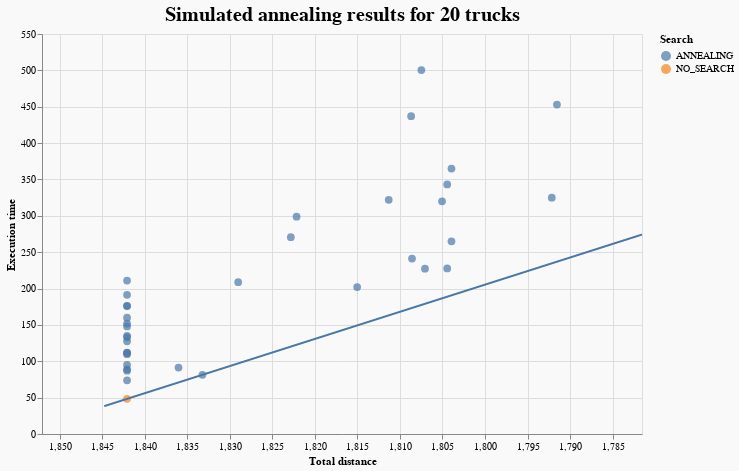

Notebook source saved alongside this figure:
### Code cell
plot_results(annealing_greedy_20, annealing_tooltips, "Simulated annealing results for 20 trucks").properties(
    width=600, height=400, background="#F9F9F9"
)

### Figure 1 — Vega-Lite specification as saved in the notebook (floating-point values rounded to 4 significant figures; data arrays with more than 128 entries replaced by an {"elided": "..."} marker saying what was removed)
{"config": {"view": {"continuousWidth": 400, "continuousHeight": 300}}, "layer": [{"data": {"name": "data-08844a506325ce78c9d42ef6118110e0"}, "mark": {"type": "circle", "size": 60}, "encoding": {"color": {"field": "search", "title": "Search", "type": "nominal"}, "tooltip": [{"field": "heuristic", "title": "Heuristic", "type": "nominal"}, {"field": "search", "title": "Search", "type": "nominal"}, {"field": "base_solution", "title": "Base solution", "type": "nominal"}, {"field": "iterations", "title": "Iterations", "type": "quantitative"}, {"field": "TotalDistance", "title": "Total distance", "type": "quantitative"}, {"field": "execution_time", "title": "Execution time", "type": "quantitative"}, {"field": "temp_coef", "title": "Temp coef", "type": "quantitative"}], "x": {"field": "TotalDistance", "scale": {"domain": [1852.0, 1782.0]}, "title": "Total distance", "type": "quantitative"}, "y": {"field": "execution_time", "scale": {"domain": [38.32, 510.4]}, "title": "Execution time", "type": "quantitative"}}, "title": {"text": "Simulated annealing results for 20 trucks", "anchor": "middle", "fontSize": 20}}, {"data": {"name": "data-ed9f97e0647d1350b2ceead9c5316c55"}, "mark": "line", "encoding": {"x": {"field": "x", "scale": {"domain": [1852.0, 1782.0]}, "type": "quantitative"}, "y": {"field": "y", "type": "quantitative"}}}], "background": "#F9F9F9", "height": 400, "width": 600, "$schema": "https://vega.github.io/schema/vega-lite/v4.17.0.json", "datasets": {"data-08844a506325ce78c9d42ef6118110e0": [{"Unnamed: 0": 4, "base_solution": "SIMPLE_GREEDY", "heuristic": "REMOVE_LOOPS_MOVE_EXPORTATION", "search": "ANNEALING", "iterations": 3000.0, "temp_coef": 1e-05, "population_size": null, "mutation_probability": null, "tabu_queue_coef": null, "swap_any_to_generate": null, "TotalDistance": 1804.0, "TotalTime": 4.8, "UnusedTrucksCount": 0, "OrphansCount": 0, "execution_time": 265.0, "TotalFuel": 451.0, "TrucksCount": 20, "Relation": 0.176}, {"Unnamed: 0": 19, "base_solution": "SIMPLE_GREEDY", "heuristic": "ANY_EXPORTATION", "search": "ANNEALING", "iterations": 5000.0, "temp_coef": 1e-05, "population_size": null, "mutation_probability": null, "tabu_queue_coef": null, "swap_any_to_generate": null, "TotalDistance": 1807.0, "TotalTime": 4.738, "UnusedTrucksCount": 0, "OrphansCount": 0, "execution_time": 500.4, "TotalFuel": 451.9, "TrucksCount": 20, "Relation": 0.07654}, {"Unnamed: 0": 32, "base_solution": "SIMPLE_GREEDY", "heuristic": "ANY_MOVE_EXPORTATION", "search": "ANNEALING", "iterations": 5000.0, "temp_coef": 1e-05, "population_size": null, "mutation_probability": null, "tabu_queue_coef": null, "swap_any_to_generate": null, "TotalDistance": 1792.0, "TotalTime": 4.751, "UnusedTrucksCount": 0, "OrphansCount": 0, "execution_time": 453.0, "TotalFuel": 447.9, "TrucksCount": 20, "Relation": 0.1249}, {"Unnamed: 0": 33, "base_solution": "SIMPLE_GREEDY", "heuristic": "ANY_EXPORTATION_PROB1", "search": "ANNEALING", "iterations": 5000.0, "temp_coef": 1e-05, "population_size": null, "mutation_probability": null, "tabu_queue_coef": null, "swap_any_to_generate": null, "TotalDistance": 1842.0, "TotalTime": 4.954, "UnusedTrucksCount": 0, "OrphansCount": 0, "execution_time": 95.11, "TotalFuel": 460.5, "TrucksCount": 20, "Relation": 0.0}, {"Unnamed: 0": 39, "base_solution": "SIMPLE_GREEDY", "heuristic": "REMOVE_LOOPS_SWAP_ANY_EXPORTATION", "search": "ANNEALING", "iterations": 5000.0, "temp_coef": 0.0001, "population_size": null, "mutation_probability": null, "tabu_queue_coef": null, "swap_any_to_generate": null, "TotalDistance": 1842.0, "TotalTime": 4.954, "UnusedTrucksCount": 0, "OrphansCount": 0, "execution_time": 160.0, "TotalFuel": 460.5, "TrucksCount": 20, "Relation": 0.0}, {"Unnamed: 0": 51, "base_solution": "SIMPLE_GREEDY", "heuristic": "ANY_EXPORTATION", "search": "ANNEALING", "iterations": 3000.0, "temp_coef": 1e-05, "population_size": null, "mutation_probability": null, "tabu_queue_coef": null, "swap_any_to_generate": null, "TotalDistance": 1809.0, "TotalTime": 4.811, "UnusedTrucksCount": 0, "OrphansCount": 0, "execution_time": 241.2, "TotalFuel": 452.1, "TrucksCount": 20, "Relation": 0.1737}, {"Unnamed: 0": 63, "base_solution": "SIMPLE_GREEDY", "heuristic": "ANY_MOVE_SWAP", "search": "ANNEALING", "iterations": 3000.0, "temp_coef": 1e-05, "population_size": null, "mutation_probability": null, "tabu_queue_coef": null, "swap_any_to_generate": null, "TotalDistance": 1842.0, "TotalTime": 4.954, "UnusedTrucksCount": 0, "OrphansCount": 0, "execution_time": 127.5, "TotalFuel": 460.5, "TrucksCount": 20, "Relation": 0.0}, {"Unnamed: 0": 66, "base_solution": "SIMPLE_GREEDY", "heuristic": "ANY_EXPORTATION_PROB1", "search": "ANNEALING", "iterations": 5000.0, "temp_coef": 0.0001, "population_size": null, "mutation_probability": null, "tabu_queue_coef": null, "swap_any_to_generate": null, "TotalDistance": 1842.0, "TotalTime": 4.954, "UnusedTrucksCount": 0, "OrphansCount": 0, "execution_time": 176.3, "TotalFuel": 460.5, "TrucksCount": 20, "Relation": 0.0}, {"Unnamed: 0": 75, "base_solution": "SIMPLE_GREEDY", "heuristic": "ANY_MOVE_EXPORTATION_FIXED2", "search": "ANNEALING", "iterations": 5000.0, "temp_coef": 0.0001, "population_size": null, "mutation_probability": null, "tabu_queue_coef": null, "swap_any_to_generate": null, "TotalDistance": 1842.0, "TotalTime": 4.954, "UnusedTrucksCount": 0, "OrphansCount": 0, "execution_time": 211.0, "TotalFuel": 460.5, "TrucksCount": 20, "Relation": 0.0}, {"Unnamed: 0": 89, "base_solution": "SIMPLE_GREEDY", "heuristic": "MOVE_IN_EXPORTATION", "search": "ANNEALING", "iterations": 3000.0, "temp_coef": 1e-05, "population_size": null, "mutation_probability": null, "tabu_queue_coef": null, "swap_any_to_generate": null, "TotalDistance": 1804.0, "TotalTime": 4.8, "UnusedTrucksCount": 0, "OrphansCount": 0, "execution_time": 227.6, "TotalFuel": 451.1, "TrucksCount": 20, "Relation": 0.21}, {"Unnamed: 0": 106, "base_solution": "SIMPLE_GREEDY", "heuristic": "REMOVE_LOOPS_SWAP_ANY_EXPORTATION", "search": "ANNEALING", "iterations": 5000.0, "temp_coef": 1e-05, "population_size": null, "mutation_probability": null, "tabu_queue_coef": null, "swap_any_to_generate": null, "TotalDistance": 1842.0, "TotalTime": 4.954, "UnusedTrucksCount": 0, "OrphansCount": 0, "execution_time": 89.01, "TotalFuel": 460.5, "TrucksCount": 20, "Relation": 0.0}, {"Unnamed: 0": 108, "base_solution": "SIMPLE_GREEDY", "heuristic": "ANY_EXPORTATION", "search": "ANNEALING", "iterations": 5000.0, "temp_coef": 0.0001, "population_size": null, "mutation_probability": null, "tabu_queue_coef": null, "swap_any_to_generate": null, "TotalDistance": 1822.0, "TotalTime": 4.898, "UnusedTrucksCount": 0, "OrphansCount": 0, "execution_time": 298.8, "TotalFuel": 455.5, "TrucksCount": 20, "Relation": 0.07959}, {"Unnamed: 0": 117, "base_solution": "SIMPLE_GREEDY", "heuristic": "REMOVE_LOOPS_MOVE_EXPORTATION", "search": "ANNEALING", "iterations": 3000.0, "temp_coef": 0.0001, "population_size": null, "mutation_probability": null, "tabu_queue_coef": null, "swap_any_to_generate": null, "TotalDistance": 1807.0, "TotalTime": 4.8, "UnusedTrucksCount": 0, "OrphansCount": 0, "execution_time": 227.3, "TotalFuel": 451.8, "TrucksCount": 20, "Relation": 0.1958}, {"Unnamed: 0": 137, "base_solution": "SIMPLE_GREEDY", "heuristic": "ANY_MOVE_EXPORTATION_FIXED2", "search": "ANNEALING", "iterations": 3000.0, "temp_coef": 1e-05, "population_size": null, "mutation_probability": null, "tabu_queue_coef": null, "swap_any_to_generate": null, "TotalDistance": 1842.0, "TotalTime": 4.954, "UnusedTrucksCount": 0, "OrphansCount": 0, "execution_time": 112.0, "TotalFuel": 460.5, "TrucksCount": 20, "Relation": 0.0}, {"Unnamed: 0": 140, "base_solution": "SIMPLE_GREEDY", "heuristic": "ANY_MOVE_SWAP", "search": "ANNEALING", "iterations": 5000.0, "temp_coef": 0.0001, "population_size": null, "mutation_probability": null, "tabu_queue_coef": null, "swap_any_to_generate": null, "TotalDistance": 1842.0, "TotalTime": 4.954, "UnusedTrucksCount": 0, "OrphansCount": 0, "execution_time": 191.4, "TotalFuel": 460.5, "TrucksCount": 20, "Relation": 0.0}, {"Unnamed: 0": 143, "base_solution": "SIMPLE_GREEDY", "heuristic": "ANY_EXPORTATION", "search": "ANNEALING", "iterations": 3000.0, "temp_coef": 0.0001, "population_size": null, "mutation_probability": null, "tabu_queue_coef": null, "swap_any_to_generate": null, "TotalDistance": 1829.0, "TotalTime": 4.817, "UnusedTrucksCount": 0, "OrphansCount": 0, "execution_time": 208.7, "TotalFuel": 457.3, "TrucksCount": 20, "Relation": 0.0815}, {"Unnamed: 0": 146, "base_solution": "SIMPLE_GREEDY", "heuristic": "ANY_EXPORTATION_TIME1", "search": "ANNEALING", "iterations": 3000.0, "temp_coef": 0.0001, "population_size": null, "mutation_probability": null, "tabu_queue_coef": null, "swap_any_to_generate": null, "TotalDistance": 1842.0, "TotalTime": 4.954, "UnusedTrucksCount": 0, "OrphansCount": 0, "execution_time": 133.0, "TotalFuel": 460.5, "TrucksCount": 20, "Relation": 0.0}, {"Unnamed: 0": 162, "base_solution": "SIMPLE_GREEDY", "heuristic": "ANY_MOVE_SWAP", "search": "ANNEALING", "iterations": 3000.0, "temp_coef": 0.0001, "population_size": null, "mutation_probability": null, "tabu_queue_coef": null, "swap_any_to_generate": null, "TotalDistance": 1842.0, "TotalTime": 4.954, "UnusedTrucksCount": 0, "OrphansCount": 0, "execution_time": 147.9, "TotalFuel": 460.5, "TrucksCount": 20, "Relation": 0.0}, {"Unnamed: 0": 166, "base_solution": "SIMPLE_GREEDY", "heuristic": "ANY_MOVE_EXPORTATION_FIXED2", "search": "ANNEALING", "iterations": 5000.0, "temp_coef": 1e-05, "population_size": null, "mutation_probability": null, "tabu_queue_coef": null, "swap_any_to_generate": null, "TotalDistance": 1842.0, "TotalTime": 4.954, "UnusedTrucksCount": 0, "OrphansCount": 0, "execution_time": 111.4, "TotalFuel": 460.5, "TrucksCount": 20, "Relation": 0.0}, {"Unnamed: 0": 187, "base_solution": "SIMPLE_GREEDY", "heuristic": null, "search": "NO_SEARCH", "iterations": null, "temp_coef": null, "population_size": null, "mutation_probability": null, "tabu_queue_coef": null, "swap_any_to_generate": null, "TotalDistance": 1842.0, "TotalTime": 4.954, "UnusedTrucksCount": 0, "OrphansCount": 0, "execution_time": 48.32, "TotalFuel": 460.5, "TrucksCount": 20, "Relation": 0.0}, {"Unnamed: 0": 195, "base_solution": "SIMPLE_GREEDY", "heuristic": "MOVE_IN_EXPORTATION", "search": "ANNEALING", "iterations": 5000.0, "temp_coef": 0.0001, "population_size": null, "mutation_probability": null, "tabu_queue_coef": null, "swap_any_to_generate": null, "TotalDistance": 1811.0, "TotalTime": 4.818, "UnusedTrucksCount": 0, "OrphansCount": 0, "execution_time": 322.0, "TotalFuel": 452.8, "TrucksCount": 20, "Relation": 0.1124}, {"Unnamed: 0": 208, "base_solution": "SIMPLE_GREEDY", "heuristic": "ANY_MOVE_SWAP", "search": "ANNEALING", "iterations": 5000.0, "temp_coef": 1e-05, "population_size": null, "mutation_probability": null, "tabu_queue_coef": null, "swap_any_to_generate": null, "TotalDistance": 1842.0, "TotalTime": 4.954, "UnusedTrucksCount": 0, "OrphansCount": 0, "execution_time": 109.7, "TotalFuel": 460.5, "TrucksCount": 20, "Relation": 0.0}, {"Unnamed: 0": 218, "base_solution": "SIMPLE_GREEDY", "heuristic": "ANY_EXPORTATION_TIME1", "search": "ANNEALING", "iterations": 5000.0, "temp_coef": 1e-05, "population_size": null, "mutation_probability": null, "tabu_queue_coef": null, "swap_any_to_generate": null, "TotalDistance": 1842.0, "TotalTime": 4.954, "UnusedTrucksCount": 0, "OrphansCount": 0, "execution_time": 73.82, "TotalFuel": 460.5, "TrucksCount": 20, "Relation": 0.0}, {"Unnamed: 0": 220, "base_solution": "SIMPLE_GREEDY", "heuristic": "ANY_MOVE_EXPORTATION_FIXED2", "search": "ANNEALING", "iterations": 3000.0, "temp_coef": 0.0001, "population_size": null, "mutation_probability": null, "tabu_queue_coef": null, "swap_any_to_generate": null, "TotalDistance": 1842.0, "TotalTime": 4.954, "UnusedTrucksCount": 0, "OrphansCount": 0, "execution_time": 151.9, "TotalFuel": 460.5, "TrucksCount": 20, "Relation": 0.0}, {"Unnamed: 0": 252, "base_solution": "SIMPLE_GREEDY", "heuristic": "REMOVE_LOOPS_SWAP_ANY_EXPORTATION", "search": "ANNEALING", "iterations": 3000.0, "temp_coef": 1e-05, "population_size": null, "mutation_probability": null, "tabu_queue_coef": null, "swap_any_to_generate": null, "TotalDistance": 1833.0, "TotalTime": 4.795, "UnusedTrucksCount": 0, "OrphansCount": 0, "execution_time": 81.39, "TotalFuel": 458.3, "TrucksCount": 20, "Relation": 0.268}, {"Unnamed: 0": 263, "base_solution": "SIMPLE_GREEDY", "heuristic": "REMOVE_LOOPS_MOVE_EXPORTATION", "search": "ANNEALING", "iterations": 5000.0, "temp_coef": 0.0001, "population_size": null, "mutation_probability": null, "tabu_queue_coef": null, "swap_any_to_generate": null, "TotalDistance": 1805.0, "TotalTime": 4.801, "UnusedTrucksCount": 0, "OrphansCount": 0, "execution_time": 319.9, "TotalFuel": 451.3, "TrucksCount": 20, "Relation": 0.1364}, {"Unnamed: 0": 271, "base_solution": "SIMPLE_GREEDY", "heuristic": "ANY_MOVE_EXPORTATION", "search": "ANNEALING", "iterations": 3000.0, "temp_coef": 1e-05, "population_size": null, "mutation_probability": null, "tabu_queue_coef": null, "swap_any_to_generate": null, "TotalDistance": 1792.0, "TotalTime": 4.743, "UnusedTrucksCount": 0, "OrphansCount": 0, "execution_time": 324.9, "TotalFuel": 448.0, "TrucksCount": 20, "Relation": 0.1806}, {"Unnamed: 0": 273, "base_solution": "SIMPLE_GREEDY", "heuristic": "ANY_EXPORTATION_PROB1", "search": "ANNEALING", "iterations": 3000.0, "temp_coef": 1e-05, "population_size": null, "mutation_probability": null, "tabu_queue_coef": null, "swap_any_to_generate": null, "TotalDistance": 1836.0, "TotalTime": 4.915, "UnusedTrucksCount": 0, "OrphansCount": 0, "execution_time": 91.39, "TotalFuel": 459.0, "TrucksCount": 20, "Relation": 0.1405}, {"Unnamed: 0": 291, "base_solution": "SIMPLE_GREEDY", "heuristic": "ANY_EXPORTATION_TIME1", "search": "ANNEALING", "iterations": 5000.0, "temp_coef": 0.0001, "population_size": null, "mutation_probability": null, "tabu_queue_coef": null, "swap_any_to_generate": null, "TotalDistance": 1842.0, "TotalTime": 4.954, "UnusedTrucksCount": 0, "OrphansCount": 0, "execution_time": 175.9, "TotalFuel": 460.5, "TrucksCount": 20, "Relation": 0.0}, {"Unnamed: 0": 293, "base_solution": "SIMPLE_GREEDY", "heuristic": "ANY_EXPORTATION_TIME1", "search": "ANNEALING", "iterations": 3000.0, "temp_coef": 1e-05, "population_size": null, "mutation_probability": null, "tabu_queue_coef": null, "swap_any_to_generate": null, "TotalDistance": 1842.0, "TotalTime": 4.954, "UnusedTrucksCount": 0, "OrphansCount": 0, "execution_time": 86.99, "TotalFuel": 460.5, "TrucksCount": 20, "Relation": 0.0}, {"Unnamed: 0": 329, "base_solution": "SIMPLE_GREEDY", "heuristic": "ANY_MOVE_EXPORTATION", "search": "ANNEALING", "iterations": 5000.0, "temp_coef": 0.0001, "population_size": null, "mutation_probability": null, "tabu_queue_coef": null, "swap_any_to_generate": null, "TotalDistance": 1809.0, "TotalTime": 4.763, "UnusedTrucksCount": 0, "OrphansCount": 0, "execution_time": 437.0, "TotalFuel": 452.2, "TrucksCount": 20, "Relation": 0.08593}, {"Unnamed: 0": 330, "base_solution": "SIMPLE_GREEDY", "heuristic": "MOVE_IN_EXPORTATION", "search": "ANNEALING", "iterations": 5000.0, "temp_coef": 1e-05, "population_size": null, "mutation_probability": null, "tabu_queue_coef": null, "swap_any_to_generate": null, "TotalDistance": 1804.0, "TotalTime": 4.8, "UnusedTrucksCount": 0, "OrphansCount": 0, "execution_time": 343.1, "TotalFuel": 451.1, "TrucksCount": 20, "Relation": 0.1277}, {"Unnamed: 0": 340, "base_solution": "SIMPLE_GREEDY", "heuristic": "ANY_MOVE_EXPORTATION", "search": "ANNEALING", "iterations": 3000.0, "temp_coef": 0.0001, "population_size": null, "mutation_probability": null, "tabu_queue_coef": null, "swap_any_to_generate": null, "TotalDistance": 1823.0, "TotalTime": 4.967, "UnusedTrucksCount": 0, "OrphansCount": 0, "execution_time": 270.7, "TotalFuel": 455.7, "TrucksCount": 20, "Relation": 0.08661}, {"Unnamed: 0": 345, "base_solution": "SIMPLE_GREEDY", "heuristic": "MOVE_IN_EXPORTATION", "search": "ANNEALING", "iterations": 3000.0, "temp_coef": 0.0001, "population_size": null, "mutation_probability": null, "tabu_queue_coef": null, "swap_any_to_generate": null, "TotalDistance": 1815.0, "TotalTime": 4.822, "UnusedTrucksCount": 0, "OrphansCount": 0, "execution_time": 202.1, "TotalFuel": 453.8, "TrucksCount": 20, "Relation": 0.1759}, {"Unnamed: 0": 356, "base_solution": "SIMPLE_GREEDY", "heuristic": "REMOVE_LOOPS_MOVE_EXPORTATION", "search": "ANNEALING", "iterations": 5000.0, "temp_coef": 1e-05, "population_size": null, "mutation_probability": null, "tabu_queue_coef": null, "swap_any_to_generate": null, "TotalDistance": 1804.0, "TotalTime": 4.8, "UnusedTrucksCount": 0, "OrphansCount": 0, "execution_time": 365.0, "TotalFuel": 451.0, "TrucksCount": 20, "Relation": 0.1204}, {"Unnamed: 0": 367, "base_solution": "SIMPLE_GREEDY", "heuristic": "ANY_EXPORTATION_PROB1", "search": "ANNEALING", "iterations": 3000.0, "temp_coef": 0.0001, "population_size": null, "mutation_probability": null, "tabu_queue_coef": null, "swap_any_to_generate": null, "TotalDistance": 1842.0, "TotalTime": 4.954, "UnusedTrucksCount": 0, "OrphansCount": 0, "execution_time": 134.9, "TotalFuel": 460.5, "TrucksCount": 20, "Relation": 0.0}], "data-ed9f97e0647d1350b2ceead9c5316c55": {"elided": "2360 records"}}}
